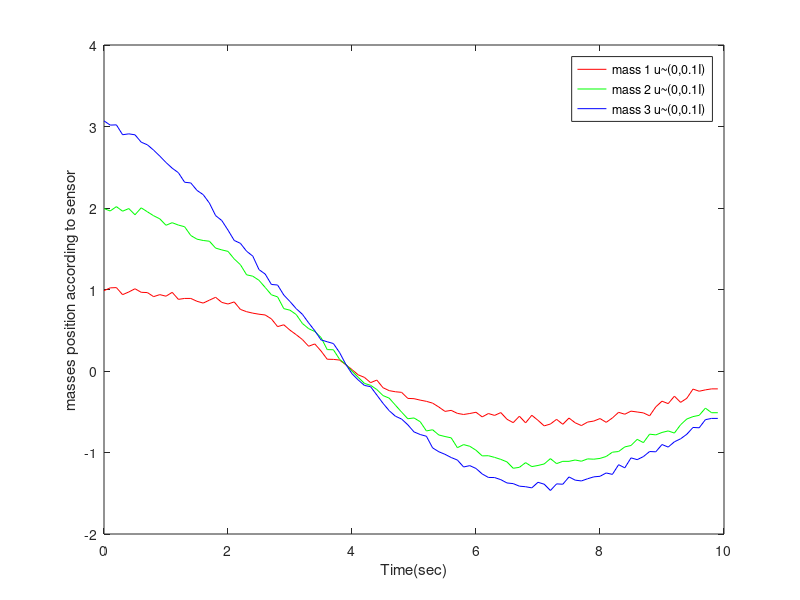
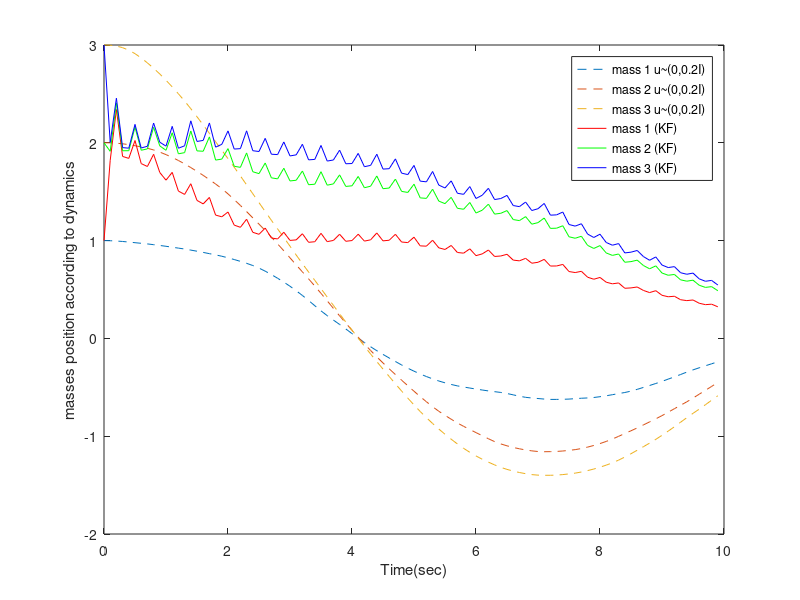

Write the MATLAB code that produced these figures, in order.

clc;
clear;
close all;


A_c = [0 0 0 1 0 0; 0 0 0 0 1 0; 0 0 0 0 0 1; -2 1 0 -1.6 0.8 0; 1 -2 1 0.8 -1.6 0.8; 0 1 -1 0 0.8 -0.8];
B_c = [0 0 0; 0 0 0; 0 0 0; 1 0 0; 0 1 0; 0 0 1];
C_c = [1 0 0 0 0 0 ;0 1 0 0 0 0 ; 0 0 1 0 0 0];

dT = 0.1;
A_d=expm(A_c*dT);
B_d=(A_d-eye(6))*inv(A_c)*B_c ;


x0 =[1 2 3 0 0 0]';
x_k = x0;
x_k1 = x_k;
u=[0 0 0]';
xp = zeros(6,100);
xp(:,1) = x_k;

for k = 0:99
    x_k = x_k1;
    x_k1 = A_d * x_k + B_d*u;
    xp(:,k+1) = x_k1;
end

x2_k = x0;
x2_k1 = x2_k;
xp2 = zeros(6,100);
xp2(:,1) = x2_k;

y = zeros(3,100);

for k = 0:99
    urandv = normrnd(0,0.1*eye(3));
    ukv=[urandv(1,1);urandv(2,2);urandv(3,3)];
    y(:,k+1) = C_c * x2_k + ukv ;
    
    x2_k = x2_k1;
    urandu = normrnd(0,0.2*eye(3));
    uku=[urandu(1,1);urandu(2,2);urandu(3,3)];
    x2_k1 = A_d*x2_k + B_d*uku;
    xp2(:,k+1) = x2_k1;
end



x_hat = zeros(6,100);
u_bar=0 ;

S_u = 0.2 * eye(3) ;
S_v = 0.1 * eye(3) ;
Q = B_d*S_u*B_d' ;
R = eye(3)*S_v*eye(3)' ;

P0 = blkdiag(eye(3), 0.1*eye(3)) ;
P_hat(:,:,1) = P0 ;
xhat0 = x0 ;
x_hat(:,1)= xhat0 ;
x_tru(:,1)= x0 ;


for k = 2:100
    urandu = normrnd(u_bar,S_u*eye(3)) ;
    u_true(:,k-1)=[urandu(1,1);urandu(2,2);urandu(3,3)]; % gaussian random noise with mean S_u
    x_tru(:,k)=A_d*x_tru(:,k-1) + B_d*u_true(:,k-1); % true state change
    
    urandv = normrnd(u_bar,S_v*eye(3)) ;
    u_sensor(:,k-1)= [urandv(1,1);urandv(2,2);urandv(3,3)] ;
    y1(:,k-1) = C_c*x_tru(:,k) + sqrtm(S_v)*u_sensor(:,k-1);

    x_hat(:,k) = A_d*x_hat(:,k-1); % the model assumes ubar=0
    P_hat(:,:,k) = A_d*P_hat(:,:,k-1)*A_d' + Q;
    
    % measurement update
    Sr(:,:,k)=C_c*P_hat(:,:,k)*C_c' + R; % innovations covariance
    K(:,:,k)=P_hat(:,:,k)*C_c'*inv(Sr(:,:,k));
    ry(:,k)=y(k)-C_c*x_hat(:,k); % innovations
    x_hat(:,k)=x_hat(:,k) + K(:,:,k)*ry(:,k);
    P_hat(:,:,k)=(eye(6) - K(:,:,k)*C_c)*P_hat(:,:,k);
    eta(k)=ry(:,k)'*inv(Sr(:,:,k))*ry(:,k);
    
    % now compute estimate error
    e(:,k)=x_tru(:,k)-x_hat(:,k);
    trP(k)=trace(P_hat(:,:,k));
    Sx(:,k)=sqrt(diag(P_hat(:,:,k)));
end

urandv = normrnd(u_bar,S_v*eye(3)) ;
u_sensor(:,100)= [urandv(1,1);urandv(2,2);urandv(3,3)] ;
y1(:,100) = C_c*x_tru(:,k) + sqrtm(S_v)*u_sensor(:,k-1);

sig=sqrt([squeeze(P_hat(1,1,:))';squeeze(P_hat(2,2,:))']);

t=0:dT:10-dT;

figure
h1 = plot(t, y1(1,:),'r',t, y1(2,:),'g',t, y1(3,:),'b');
xlabel('Time(sec)');
ylabel('masses position according to sensor');
legend('mass 1 u~(0,0.1I)','mass 2 u~(0,0.1I)','mass 3 u~(0,0.1I)');

figure
h0 = plot(t, x_tru(1,:), '--', t, x_tru(2,:),'--',t, x_tru(3,:), '--', t, x_hat(1,:),'r',t, x_hat(2,:),'g',t, x_hat(3,:),'b');
xlabel('Time(sec)');
ylabel('masses position according to dynamics');
legend('mass 1 u~(0,0.2I)','mass 2 u~(0,0.2I)','mass 3 u~(0,0.2I)','mass 1 (KF)','mass 2 (KF)','mass 3 (KF)');
